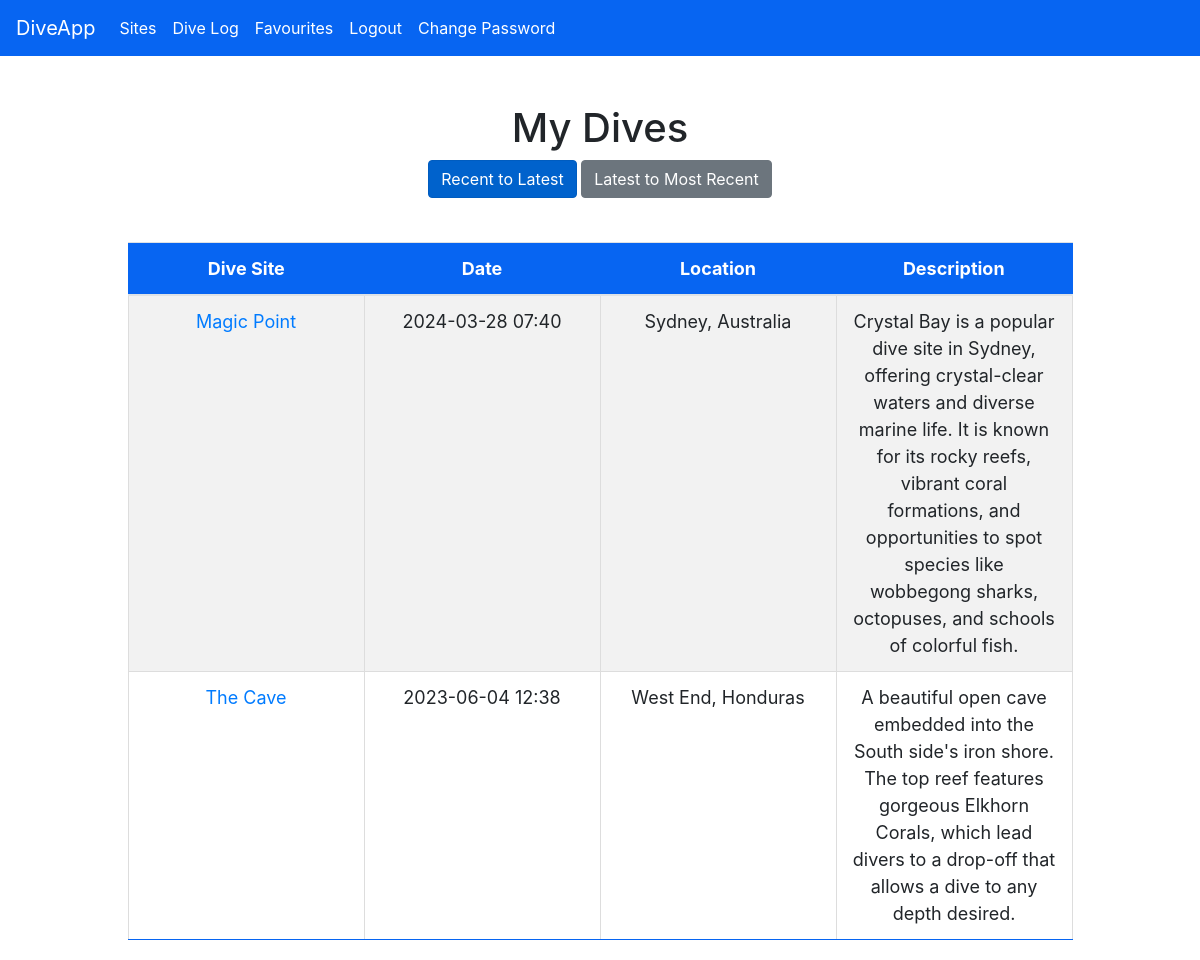
/dive_log (signed in), run on the app's committed database.
### app/models.py (models this page shows, shortened)
class DiveEvent(db.Model):
    id = db.Column(db.Integer, primary_key = True)
    user_id = db.Column(db.Integer, db.ForeignKey('user.id', ondelete='CASCADE'), nullable = False)
    dive_site_id = db.Column(db.Integer, db.ForeignKey('dive_site.id', ondelete='CASCADE'), nullable = False)
    date = db.Column(db.DateTime, nullable=False)

class DiveSite(db.Model):
    id = db.Column(db.Integer, primary_key=True)
    name = db.Column(db.String(150), unique=True, nullable=False, index=True)
    location = db.Column(db.String(200), nullable=False)
    description = db.Column(db.Text, nullable=True)
    image_path = db.Column(db.String(200), nullable=True)
    dive_events = db.relationship('DiveEvent', backref='dive_site', lazy='dynamic')

### app/views.py (the view)
@app.route('/dive_log')
@login_required
def dive_log():
    order = request.args.get('order', 'desc')
    if order == 'asc':
        dive_events = DiveEvent.query.filter_by(user_id=current_user.id).order_by(DiveEvent.date.asc()).all()
    else:
        dive_events = DiveEvent.query.filter_by(user_id=current_user.id).order_by(DiveEvent.date.desc()).all()
    return render_template('dive_log.html', dive_events=dive_events, current_order=order)

### app/__init__.py (called while the page is built)
@login_manager.user_loader
def load_user(user_id):
    from app.models import User
    return User.query.get(int(user_id))

### app/templates/dive_log.html (shortened to what this page needs)
{% extends "base.html" %}
{% block content %}
<div class="container mt-5">
    <h1 class="text-center">My Dives</h1>
    <div class="mb-4 text-center">
        <a href="{{ url_for('dive_log', order='desc') }}" class="btn btn-primary {% if current_order == 'desc' %}active{% endif %}">
            Recent to Latest
        </a>
        <a href="{{ url_for('dive_log', order='asc') }}" class="btn btn-secondary {% if current_order == 'asc' %}active{% endif %}">
            Latest to Most Recent
        </a>
    </div>
    <div class="row">
        {% if dive_events %}
        <table class="table table-striped">
            <thead>
                <tr>
                    <th>Dive Site</th>
                    <th>Date</th>
                    <th>Location</th>
                    <th>Description</th>
                </tr>
            </thead>
            <tbody>
                {% for event in dive_events %}
                <tr>
                    <td>
                        <a href="{{ url_for('dive_site_detail', site_id=event.dive_site.id) }}">
                            {{ event.dive_site.name }}
                        </a>
                    </td>
                    <td>{{ event.date.strftime('%Y-%m-%d %H:%M') }}</td>
                    <td>{{ event.dive_site.location }}</td>
                    <td>{{ event.dive_site.description or 'No description available.' }}</td>
                </tr>
                {% endfor %}
            </tbody>
        </table>
        {% else %}
        <div class="col-12">
            <p class="text-center">You haven't logged any dives yet.</p>
        </div>
        {% endif %}
    </div>
</div>
{% endblock %}

### app/static/style.css (style rules this page uses)
.table { width: 100%; margin: 20px 0; font-size: 18px; text-align: left; border-radius: 5px; border: 1px solid #0765F2; border-collapse: collapse; table-layout: fixed; }
.table thead th { background-color: #0765F2; color: white; padding: 12px 15px; text-align: center; border: 1px solid 0765F2; }
.table tbody tr { border-bottom: 1px solid #ddd; }
.table tbody td { padding: 12px 15px; text-align: center; word-wrap: break-word; border: 1px solid #ddd; }
.table tbody tr:last-child td { border-bottom: 1px solid #0765F2; }
.container { max-width: 90%; margin: 0 auto; }

### data on the page
DiveEvent: dive_site.name "Magic Point", date "2024-03-28 07:40", dive_site.location "Sydney, Australia", dive_site "Crystal Bay is a popular dive site in Sydney, offering crystal-clear waters and diverse marine life. It is known for its rocky reefs, vibrant coral formations, and opportunities to spot species like wobbegong sharks, octopuses, and schools of colorful fish."
DiveEvent: dive_site.name "The Cave", date "2023-06-04 12:38", dive_site.location "West End, Honduras", dive_site "A beautiful open cave embedded into the South side's iron shore. The top reef features gorgeous Elkhorn Corals, which lead divers to a drop-off that allows a dive to any depth desired."
